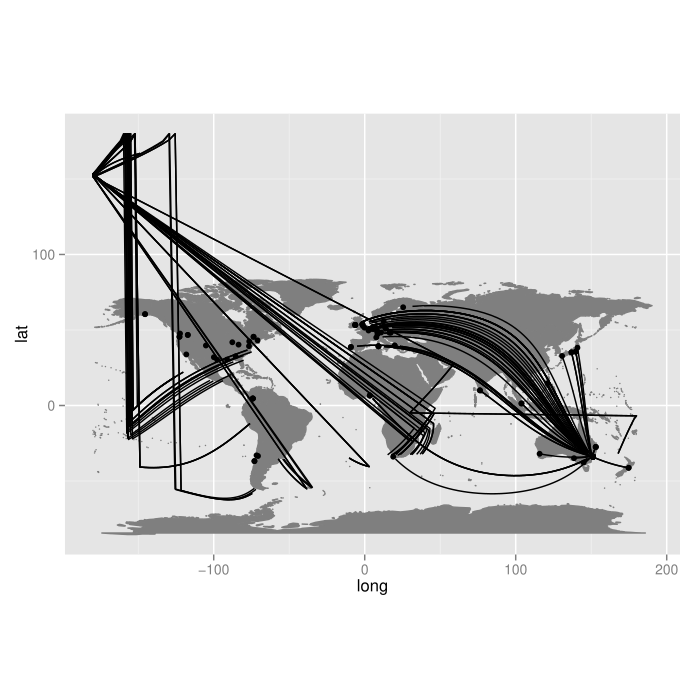

This figure's R source:
# http://robinlovelace.net/2014/06/22/great-circles-in-rworldmap-ggplot2.html
# https://gist.github.com/Robinlovelace/838178ef83561a6eb713
# https://gist.github.com/Robinlovelace/379e0a3db23b53965c73
# http://gis.stackexchange.com/questions/122494/how-to-prevent-cross-world-lines-in-ggplot-world-map

x <- c("ggmap", "geosphere", "sp")
lapply(x, library, character.only = TRUE)

download.file("https://dl.dropboxusercontent.com/u/15008199/tmp/origins.csv", "origins.csv", method = "wget")

origins <- read.csv("origins.csv")
os <- SpatialPoints(coords = origins,
proj4string = CRS("+init=epsg:4326"))
dest <- geocode("Leura")
destp <- SpatialPoints(coords = matrix(c(dest$lon, dest$lat), nrow = 1),
proj4string = CRS("+init=epsg:4326"))

path <- NULL
# for(i in 1:2){ # for testing
for(i in 1:nrow(coordinates(os))){
pathl <- gcIntermediate(coordinates(os[i, ])[2:3], p2 = dest, breakAtDateLine = T)
cl <- class(pathl)
path_tmp <- matrix(unlist(pathl, use.names = T ), ncol = 2)
path_tmp <- data.frame(path_tmp)
path_tmp$person <- i
# ifelse(cl == "matrix", path_tmp$person <- i , no = path_tmp$person <- paste(i, c(rep(1, nrow(pathl[[1]])), rep(2, nrow(pathl[[2]]))), sep = "."))
path <- rbind(path, path_tmp)
}

wrld <- borders("world", colour="gray50", fill="gray50")

# plot the result
ggplot() + wrld +
geom_point(data = origins, aes(lon, lat)) +
geom_path(data = path, aes(X1, X2, group = person)) +
coord_fixed(ratio = 1)
